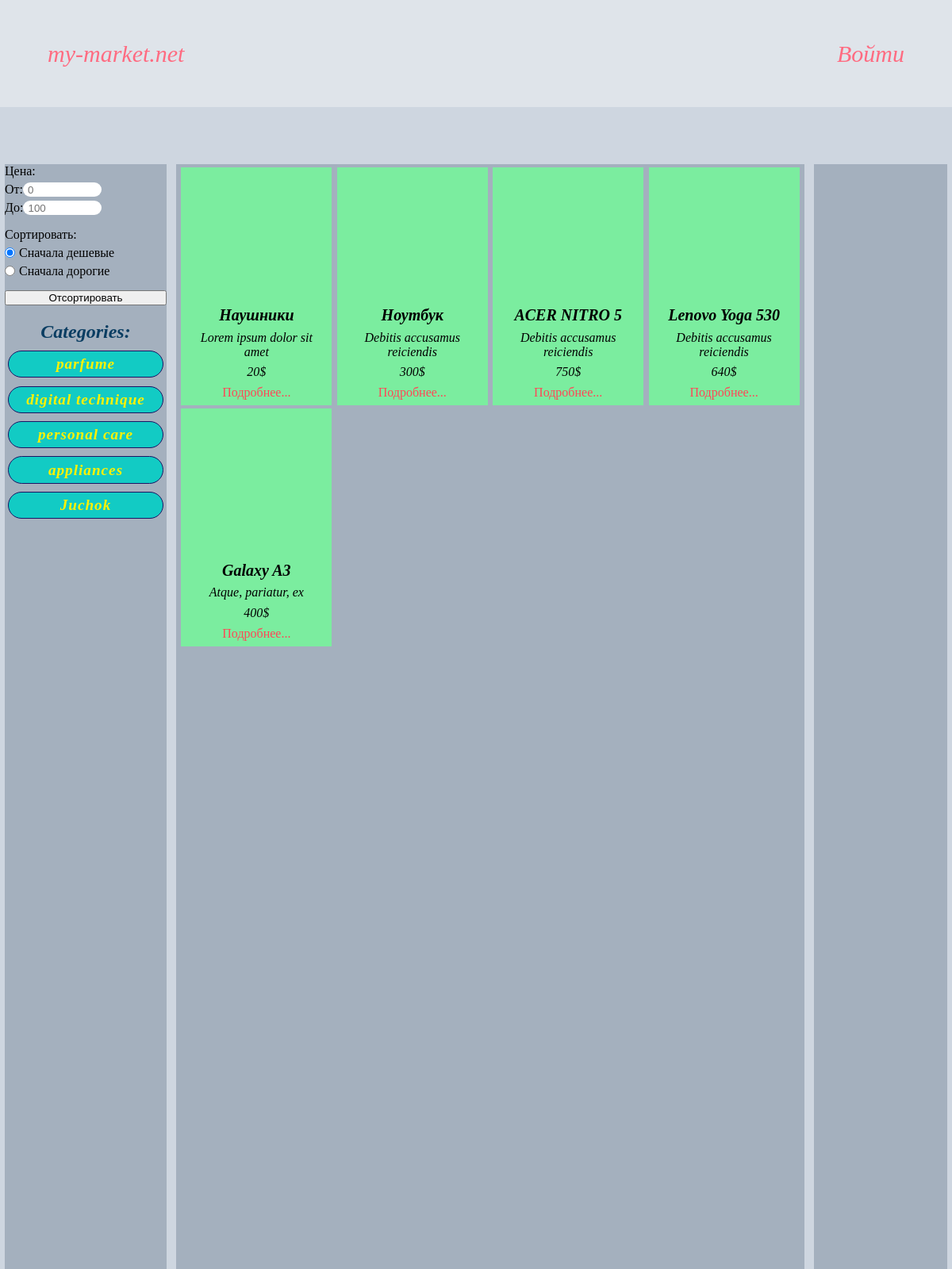
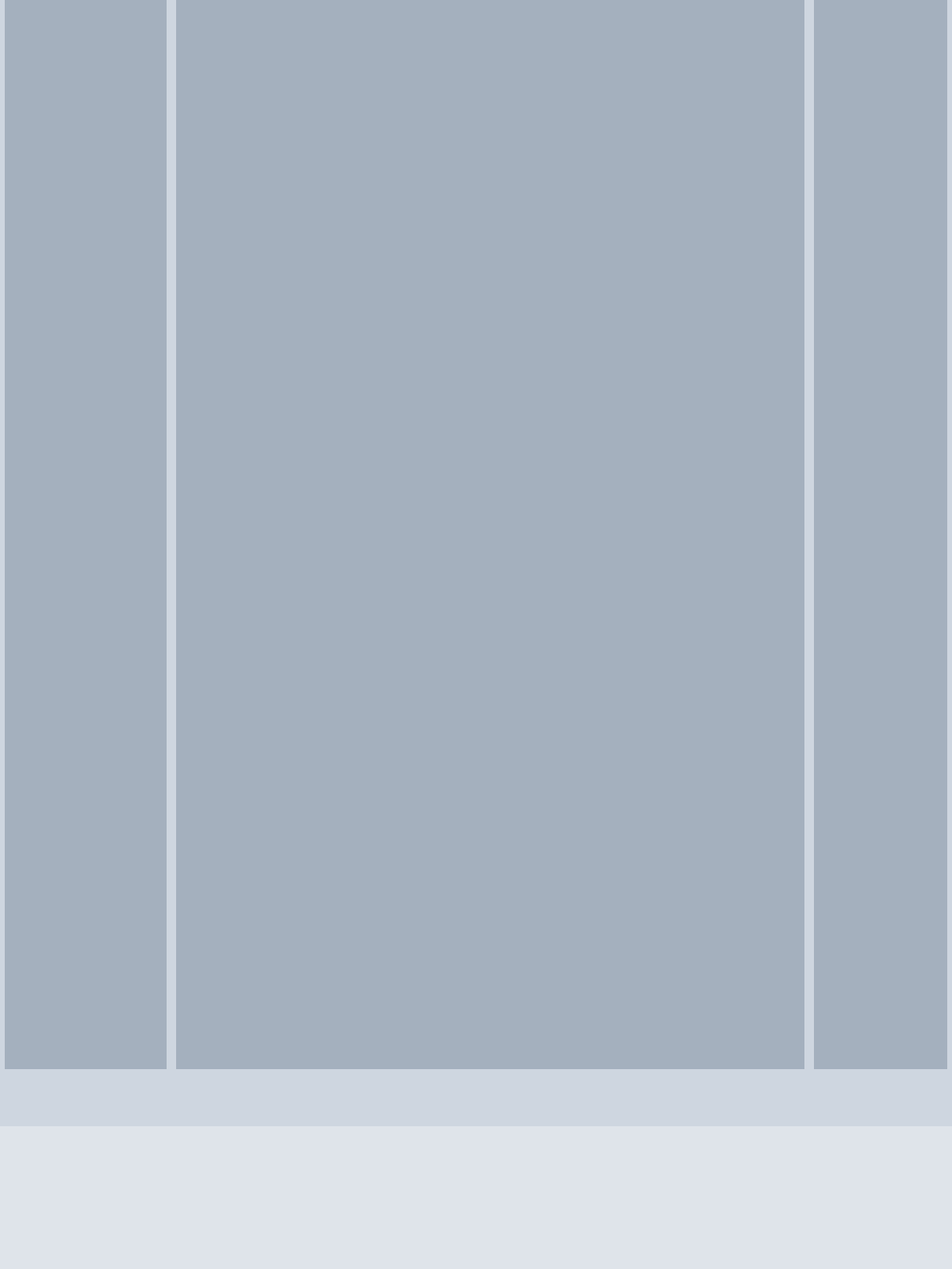
The app's page /category/digital technique/ with its own data (2 pictures, top to bottom).
### on_market/apps/products/models.py (models this page shows, shortened)
class Product(models.Model):
	product_name = models.CharField('product name', max_length = 100)
	short_description = models.CharField('short description', max_length = 200)
	long_description = models.TextField('long description')
	price = models.IntegerField('price')
	category = models.CharField('product category', max_length = 50)
	producer = models.CharField('product producer', max_length = 50)

### on_market/apps/products/views.py (the view)
# urls.py: path('category/<str:category>/', views.category, name = 'category'),
def category(request, category):
	product = Product.objects.order_by('price')
	tags_list = category_func(product)
	product_category = Product.objects.filter(category = category)
	return render(request, 'product_category_page.html', {'product': product_category, 'tags_list': tags_list, 'category': category})

### on_market/apps/products/views.py (called while the page is built)
def category_func(product):
	product_list = []
	tags_list = []
	for p in product:
		product_list.append(p.category)
	tags_list.append(product_list[0])
	count = 0
	while True:
		for p in product_list:
			for tag in tags_list:
				if p != tag:
					count += 1
				if count == len(tags_list):
					tags_list.append(p)
					break
			product_list.remove(p)
			count = 0
			break
		if len(product_list) == 0:
			break
	return tags_list#функция для поиска тэгов и передачи их в списке другим функциям

### on_market/templates/product_category_page.html (shortened to what this page needs)
{% extends 'base.html' %}
{% load static %}
{% block links %}
	<link rel="stylesheet" href="{% static 'css/main_page_style.css' %}">
{% endblock links %}
{% block header %}
	<a href="#" id="profile"><p>Войти</p></a>
{% endblock header %}
{% block main %}
	<div class="postmainblocks categories">
		<form action="{% url 'products:category_sort' category %}" id="filter" method="POST">
			<div id="price_range">
				<div><p>Цена:</p></div>
				<div>
					<p>От:</p>
					<input type="number" placeholder="0" name="from" id="from" form="filter" value="{{ value.from }}">
				</div>
				<div>
					<p>До:</p>
					<input type="number" placeholder="100" name="to" id="to" form="filter" value="{{ value.to }}">
				</div>
			</div>
			<div id="sort">
				<div><p>Сортировать:</p></div>
				<div>
					<input type="radio" id="min" value="min" name="sortbutton" form="filter" checked>
					<label for="min">Сначала дешевые</label>
				</div>
				<div>
					<input type="radio" id="max" value="max" name="sortbutton" form="filter">
					<label for="max">Сначала дорогие</label>
				</div>
			</div>
			<button type="submit">Отсортировать</button>
		</form>
		<div class="postmainblocks tags">
			<p id="category">Categories:</p>
			{% for tag in tags_list %}
				<a href="{% url 'products:category' tag %}">
					<p>{{ tag }}</p>
				</a>
			{% endfor%}
		</div>
	</div>
	<div class="postmainblocks products">
		{% for p in product %}
			<div class="product">
				<div id="product_name"><p>{{ p.product_name }}</p></div>
				<div id="short_description"><p>{{ p.short_description }}</p></div>
				<div id="price"><p>{{ p.price }}$</p></div>
				<div id="more"><a href="{% url 'products:product' p.id %}">Подробнее...</a></div>
			</div>
		{% endfor%}
	</div>
	<div class="postmainblocks news"></div>
{% endblock main %}

### static/css/main_page_style.css (style rules this page uses)
* { margin: 0; padding: 0; }
body { width: 100vw; height: 400vh; display: flex; flex-direction: column; justify-content: center; align-items: center; position: relative; }
#profile { text-decoration: none; margin-right: 5%; font-size: 30px; font-style: italic; color: rgba(255, 107, 129,1.0); }
.postmainblocks { height: 95%; background-color: rgba(164, 176, 190,1.0); }
.categories { width: 17%; display: flex; flex-direction: column; }
.tags { display: flex; flex-direction: column; width: 100%; box-sizing: content-box; align-items: center; }
.tags a { display: flex; align-items: center; justify-content: center; width: 90%; padding: 2.5%; box-sizing: padding-box; background-color: rgba(18, 203, 196,1.0); margin-top: 5%; text-align: center; border-radius: 20px; border: solid 1.5px rgba(27, 20, 100,1.0); text-decoration: none; }
.tags a p { font-weight: 700; font-style: italic; font-size: 120%; color: rgba(255, 242, 0,1.0); letter-spacing: 1px; }
#category { margin-top: 10%; font-weight: 700; font-style: italic; font-size: 150%; color: rgba(10, 61, 98,1.0); }
#filter { width: 100%; height: auto; display: flex; flex-direction: column; }
#price_range { width: 60%; height: auto; display: flex; flex-direction: column; }
#price_range div { display: flex; flex-direction: row; margin-bottom: 5px; }
#price_range input { display: block; width: 100%; padding: 0% 5%; border-radius: 10px; border: none; outline: none; }
#sort { display: flex; flex-direction: column; margin: 5% 0%; }
#sort div { display: flex; flex-direction: row; margin-bottom: 5px; align-items: center; }
#sort label { margin-left: 5px; }
.products { width: 66%; display: flex; flex-wrap: wrap; flex-direction: row; justify-content: flex-start; align-content: flex-start; }
.product { height: 300px; width: 24%; margin-left: 0.8%; margin-top: 0.5%; background-color: rgba(123, 237, 159,1.0); display: flex; flex-direction: column; justify-content: flex-end; align-items: center; }
.product p { font-style: italic; }
.product div { width: 90%; display: inline-block; text-align: center; }
#product_name { margin-bottom: 4%; }
#short_description { margin-bottom: 4%; }
#price { margin-bottom: 4%; }
#more { margin-bottom: 4%; }
#product_name p { font-size: 20px; font-weight: 600; }
#more a { text-decoration: none; color: rgba(255, 71, 87,1.0); }
.news { width: 14%; }

### records on screen
Product: tags_list "parfume"
Product: tags_list "digital technique", product_name "Наушники", short_description "Lorem ipsum dolor sit amet", price "20"
Product: tags_list "personal care"
Product: tags_list "appliances"
Product: tags_list "Juchok"
Product: product_name "Ноутбук", short_description "Debitis accusamus reiciendis", price "300"
Product: product_name "ACER NITRO 5", short_description "Debitis accusamus reiciendis", price "750"
Product: product_name "Lenovo Yoga 530", short_description "Debitis accusamus reiciendis", price "640"
Product: product_name "Galaxy A3", short_description "Atque, pariatur, ex", price "400"
